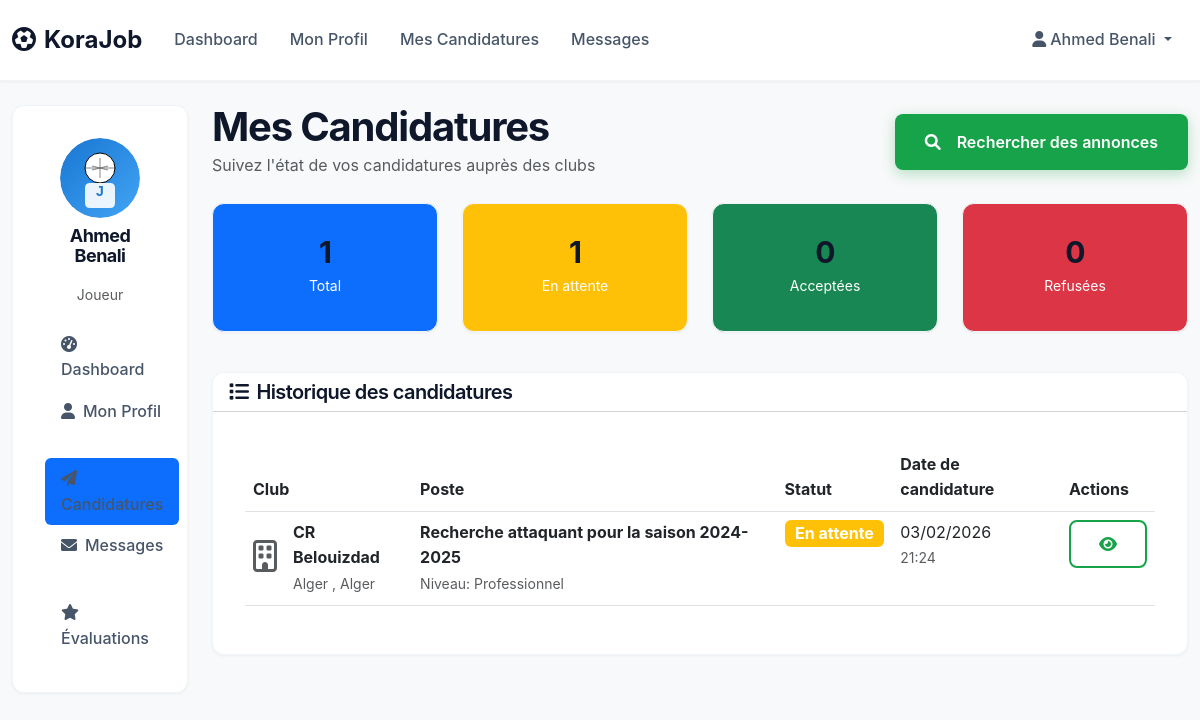
The page /joueur/candidatures.php (signed in) on the database its author committed.
### tables this page shows
CREATE TABLE IF NOT EXISTS joueurs (
    id INT AUTO_INCREMENT PRIMARY KEY,
    user_id INT NOT NULL,
    age INT,
    position VARCHAR(50),
    objectif TEXT,
    wilaya VARCHAR(100),
    niveau VARCHAR(50),
    taille DECIMAL(5,2),
    poids DECIMAL(5,2),
    pied_fort ENUM('droit', 'gauche', 'ambidextre'),
    video_url VARCHAR(500),
    description TEXT,
    rating DECIMAL(3,2) DEFAULT 0.00,
    FOREIGN KEY (user_id) REFERENCES users(id) ON DELETE CASCADE
);

CREATE TABLE IF NOT EXISTS users (
    id INT AUTO_INCREMENT PRIMARY KEY,
    nom VARCHAR(100) NOT NULL,
    email VARCHAR(100) UNIQUE NOT NULL,
    password VARCHAR(255) NOT NULL,
    user_type ENUM('joueur', 'entraineur', 'club', 'admin') NOT NULL,
    status ENUM('active', 'inactive', 'pending') DEFAULT 'pending',
    created_at TIMESTAMP DEFAULT CURRENT_TIMESTAMP,
    updated_at TIMESTAMP DEFAULT CURRENT_TIMESTAMP ON UPDATE CURRENT_TIMESTAMP
);

CREATE TABLE IF NOT EXISTS candidatures (
    id INT AUTO_INCREMENT PRIMARY KEY,
    joueur_id INT NOT NULL,
    annonce_id INT NOT NULL,
    message TEXT,
    status ENUM('pending', 'accepted', 'rejected') DEFAULT 'pending',
    created_at TIMESTAMP DEFAULT CURRENT_TIMESTAMP,
    FOREIGN KEY (joueur_id) REFERENCES joueurs(id) ON DELETE CASCADE,
    FOREIGN KEY (annonce_id) REFERENCES annonces(id) ON DELETE CASCADE
);

CREATE TABLE IF NOT EXISTS clubs (
    id INT AUTO_INCREMENT PRIMARY KEY,
    user_id INT NOT NULL,
    nom_club VARCHAR(200) NOT NULL,
    ville VARCHAR(100),
    wilaya VARCHAR(100),
    niveau VARCHAR(50),
    description TEXT,
    logo_url VARCHAR(500),
    site_web VARCHAR(200),
    telephone VARCHAR(20),
    email VARCHAR(100),
    FOREIGN KEY (user_id) REFERENCES users(id) ON DELETE CASCADE
);

CREATE TABLE IF NOT EXISTS annonces (
    id INT AUTO_INCREMENT PRIMARY KEY,
    club_id INT NOT NULL,
    titre VARCHAR(200) NOT NULL,
    description TEXT NOT NULL,
    position_recherchee VARCHAR(100),
    niveau_requis VARCHAR(50),
    age_min INT,
    age_max INT,
    wilaya VARCHAR(100),
    date_limite DATE,
    status ENUM('active', 'inactive', 'expired') DEFAULT 'active',
    created_at TIMESTAMP DEFAULT CURRENT_TIMESTAMP,
    FOREIGN KEY (club_id) REFERENCES clubs(id) ON DELETE CASCADE
);

### includes/functions.php (called while the page is built, shortened)
<?php
function getJoueurProfile($pdo, $user_id) {
    $stmt = $pdo->prepare("
        SELECT u.*, j.*
        FROM users u
        LEFT JOIN joueurs j ON u.id = j.user_id
        WHERE u.id = ? AND u.user_type = 'joueur'
    ");
    $stmt->execute([$user_id]);
    return $stmt->fetch();
}
function formatDate($date, $format = 'd/m/Y H:i') {
    return date($format, strtotime($date));
}
?>

### joueur/candidatures.php (the view, shortened to what this page needs)
<?php
require_once '../config/database.php';
require_once '../includes/functions.php';
$user_id = $_SESSION['user_id'];
$joueur = getJoueurProfile($pdo, $user_id);
try {
    $stmt = $pdo->prepare("
        SELECT c.*, a.titre, a.description, a.position_recherchee, a.niveau_requis,
               cl.nom_club, cl.ville, cl.wilaya, u.nom as club_nom
        FROM candidatures c
        LEFT JOIN annonces a ON c.annonce_id = a.id
        LEFT JOIN clubs cl ON a.club_id = cl.id
        LEFT JOIN users u ON cl.user_id = u.id
        WHERE c.joueur_id = ?
        ORDER BY c.created_at DESC
    ");
    $stmt->execute([$joueur['id']]);
    $candidatures = $stmt->fetchAll();
    $stats = [
        'total' => count($candidatures),
        'pending' => 0,
        'accepted' => 0,
        'rejected' => 0
    ];
    foreach ($candidatures as $candidature) {
        $stats[$candidature['status']]++;
    }
} catch (PDOException $e) {
    $candidatures = [];
    $stats = ['total' => 0, 'pending' => 0, 'accepted' => 0, 'rejected' => 0];
}
?>
<!DOCTYPE html>
<html lang="fr">
<head>
    <link href="https://cdn.jsdelivr.net/npm/bootstrap@5.3.0/dist/css/bootstrap.min.css" rel="stylesheet">
    <link href="https://cdnjs.cloudflare.com/ajax/libs/font-awesome/6.0.0/css/all.min.css" rel="stylesheet">
    <link href="../assets/css/style.css" rel="stylesheet">
</head>
<body class="bg-light">
    <nav class="navbar navbar-expand-lg navbar-dark bg-primary">
        <div class="container-fluid">
            <a class="navbar-brand fw-bold" href="../index.php">
                <i class="fas fa-futbol me-2"></i>KoraJob
            </a>
            <div class="collapse navbar-collapse" id="navbarNav">
                <ul class="navbar-nav me-auto">
                    <li class="nav-item">
                        <a class="nav-link" href="dashboard.php">Dashboard</a>
                    </li>
                    <li class="nav-item">
                        <a class="nav-link" href="profile.php">Mon Profil</a>
                    </li>
                    <li class="nav-item">
                        <a class="nav-link active" href="candidatures.php">Mes Candidatures</a>
                    </li>
                    <li class="nav-item">
                        <a class="nav-link" href="messages.php">Messages</a>
                    </li>
                </ul>
                <ul class="navbar-nav">
                    <li class="nav-item dropdown">
                        <a class="nav-link dropdown-toggle" href="#" role="button" data-bs-toggle="dropdown">
                            <i class="fas fa-user me-1"></i><?php echo htmlspecialchars($_SESSION['user_name']); ?>
                        </a>
                    </li>
                </ul>
            </div>
        </div>
    </nav>
    <div class="container-fluid py-4">
        <div class="row">
            <div class="col-md-3 col-lg-2">
                <div class="card">
                    <div class="card-body">
                        <div class="text-center mb-3">
                            <img src="../assets/images/avatar-joueur.svg" alt="Avatar"
                                 class="rounded-circle mb-2" width="80" height="80">
                            <h6 class="fw-bold"><?php echo htmlspecialchars($joueur['nom']); ?></h6>
                            <small class="text-muted">Joueur</small>
                        </div>
                        <ul class="nav nav-pills flex-column">
                            <li class="nav-item">
                                <a class="nav-link" href="dashboard.php">
                                    <i class="fas fa-tachometer-alt me-2"></i>Dashboard
                                </a>
                            </li>
                            <li class="nav-item">
                                <a class="nav-link" href="profile.php">
                                    <i class="fas fa-user me-2"></i>Mon Profil
                                </a>
                            </li>
                            <li class="nav-item">
                                <a class="nav-link active" href="candidatures.php">
                                    <i class="fas fa-paper-plane me-2"></i>Candidatures
                                </a>
                            </li>
                            <li class="nav-item">
                                <a class="nav-link" href="messages.php">
                                    <i class="fas fa-envelope me-2"></i>Messages
                                </a>
                            </li>
                            <li class="nav-item">
                                <a class="nav-link" href="evaluations.php">
                                    <i class="fas fa-star me-2"></i>Évaluations
                                </a>
                            </li>
                        </ul>
                    </div>
                </div>
            </div>
            <div class="col-md-9 col-lg-10">
                <div class="d-flex justify-content-between align-items-center mb-4">
                    <div>
                        <h2 class="fw-bold mb-1">Mes Candidatures</h2>
                        <p class="text-muted mb-0">Suivez l'état de vos candidatures auprès des clubs</p>
                    </div>
                    <div>
                        <a href="../joueurs.php" class="btn btn-primary">
                            <i class="fas fa-search me-2"></i>Rechercher des annonces
                        </a>
                    </div>
                </div>
                <div class="row mb-4">
                    <div class="col-md-3 mb-3">
                        <div class="card bg-primary text-white">
                            <div class="card-body text-center">
                                <h3 class="mb-1"><?php echo $stats['total']; ?></h3>
                                <small>Total</small>
                            </div>
                        </div>
                    </div>
                    <div class="col-md-3 mb-3">
                        <div class="card bg-warning text-white">
                            <div class="card-body text-center">
                                <h3 class="mb-1"><?php echo $stats['pending']; ?></h3>
                                <small>En attente</small>
                            </div>
                        </div>
                    </div>
                    <div class="col-md-3 mb-3">
                        <div class="card bg-success text-white">
                            <div class="card-body text-center">
                                <h3 class="mb-1"><?php echo $stats['accepted']; ?></h3>
                                <small>Acceptées</small>
                            </div>
                        </div>
                    </div>
                    <div class="col-md-3 mb-3">
                        <div class="card bg-danger text-white">
                            <div class="card-body text-center">
                                <h3 class="mb-1"><?php echo $stats['rejected']; ?></h3>
                                <small>Refusées</small>
                            </div>
                        </div>
                    </div>
                </div>
                <div class="card">
                    <div class="card-header bg-white">
                        <h5 class="mb-0">
                            <i class="fas fa-list me-2"></i>Historique des candidatures
                        </h5>
                    </div>
                    <div class="card-body">
                        <?php if (empty($candidatures)): ?>
                            <div class="text-center py-5">
                                <i class="fas fa-paper-plane fa-3x text-muted mb-3"></i>
                                <h5 class="text-muted">Aucune candidature envoyée</h5>
                                <p class="text-muted">Commencez par parcourir les annonces disponibles et postulez !</p>
                                <a href="../joueurs.php" class="btn btn-primary">
                                    <i class="fas fa-search me-2"></i>Rechercher des annonces
                                </a>
                            </div>
                        <?php else: ?>
                            <div class="table-responsive">
                                <table class="table table-hover">
                                    <thead>
                                        <tr>
                                            <th>Club</th>
                                            <th>Poste</th>
                                            <th>Statut</th>
                                            <th>Date de candidature</th>
                                            <th>Actions</th>
                                        </tr>
                                    </thead>
                                    <tbody>
                                        <?php foreach ($candidatures as $candidature): ?>
                                            <tr>
                                                <td>
                                                    <div class="d-flex align-items-center">
                                                        <div class="me-3">
                                                            <i class="fas fa-building fa-2x text-muted"></i>
                                                        </div>
                                                        <div>
                                                            <div class="fw-bold"><?php echo htmlspecialchars($candidature['nom_club'] ?? 'N/A'); ?></div>
                                                            <small class="text-muted">
                                                                <?php echo htmlspecialchars($candidature['ville'] ?? ''); ?>
                                                                <?php if (!empty($candidature['wilaya'])): ?>
                                                                    , <?php echo htmlspecialchars($candidature['wilaya']); ?>
                                                                <?php endif; ?>
                                                            </small>
                                                        </div>
                                                    </div>
                                                </td>
                                                <td>
                                                    <div class="fw-bold"><?php echo htmlspecialchars($candidature['titre'] ?? $candidature['position_recherchee'] ?? 'N/A'); ?></div>
                                                    <?php if (!empty($candidature['niveau_requis'])): ?>
                                                        <small class="text-muted">Niveau: <?php echo htmlspecialchars($candidature['niveau_requis']); ?></small>
                                                    <?php endif; ?>
                                                </td>
                                                <td>
                                                    <?php
                                                    $status_classes = [
                                                        'pending' => 'warning',
                                                        'accepted' => 'success',
                                                        'rejected' => 'danger'
                                                    ];
                                                    $status_texts = [
                                                        'pending' => 'En attente',
                                                        'accepted' => 'Acceptée',
                                                        'rejected' => 'Refusée'
                                                    ];
                                                    $status_class = $status_classes[$candidature['status']] ?? 'secondary';
                                                    $status_text = $status_texts[$candidature['status']] ?? ucfirst($candidature['status']);
                                                    ?>
                                                    <span class="badge bg-<?php echo $status_class; ?> fs-6">
                                                        <?php echo $status_text; ?>
                                                    </span>
                                                </td>
                                                <td>
                                                    <div><?php echo formatDate($candidature['created_at'], 'd/m/Y'); ?></div>
                                                    <small class="text-muted"><?php echo formatDate($candidature['created_at'], 'H:i'); ?></small>
                                                </td>
                                                <td>
                                                    <div class="btn-group" role="group">
                                                        <button type="button" class="btn btn-sm btn-outline-primary"
                                                                data-bs-toggle="modal"
                                                                data-bs-target="#candidatureModal<?php echo $candidature['id']; ?>">
                                                            <i class="fas fa-eye"></i>
                                                        </button>
                                                    </div>
                                                </td>
                                            </tr>
                                        <?php endforeach; ?>
                                    </tbody>
                                </table>
                            </div>
                        <?php endif; ?>
                    </div>
                </div>
            </div>
        </div>
    </div>
</body>
</html>

### rows shown on the page
joueurs: user.nom "Ahmed Benali"
candidatures: clubs.nom_club "CR Belouizdad", clubs.ville "Alger", clubs.wilaya "Alger", annonce.titre "Recherche attaquant pour la saison 2024-2025", annonce.niveau_requis "Professionnel", status "En attente", created_at "03/02/2026", created_at "21:24"

### other values the page prints
$_SESSION['user_name'] "Ahmed Benali"
$stats['total'] "1"
$stats['pending'] "1"
$stats['accepted'] "0"
$stats['rejected'] "0"
